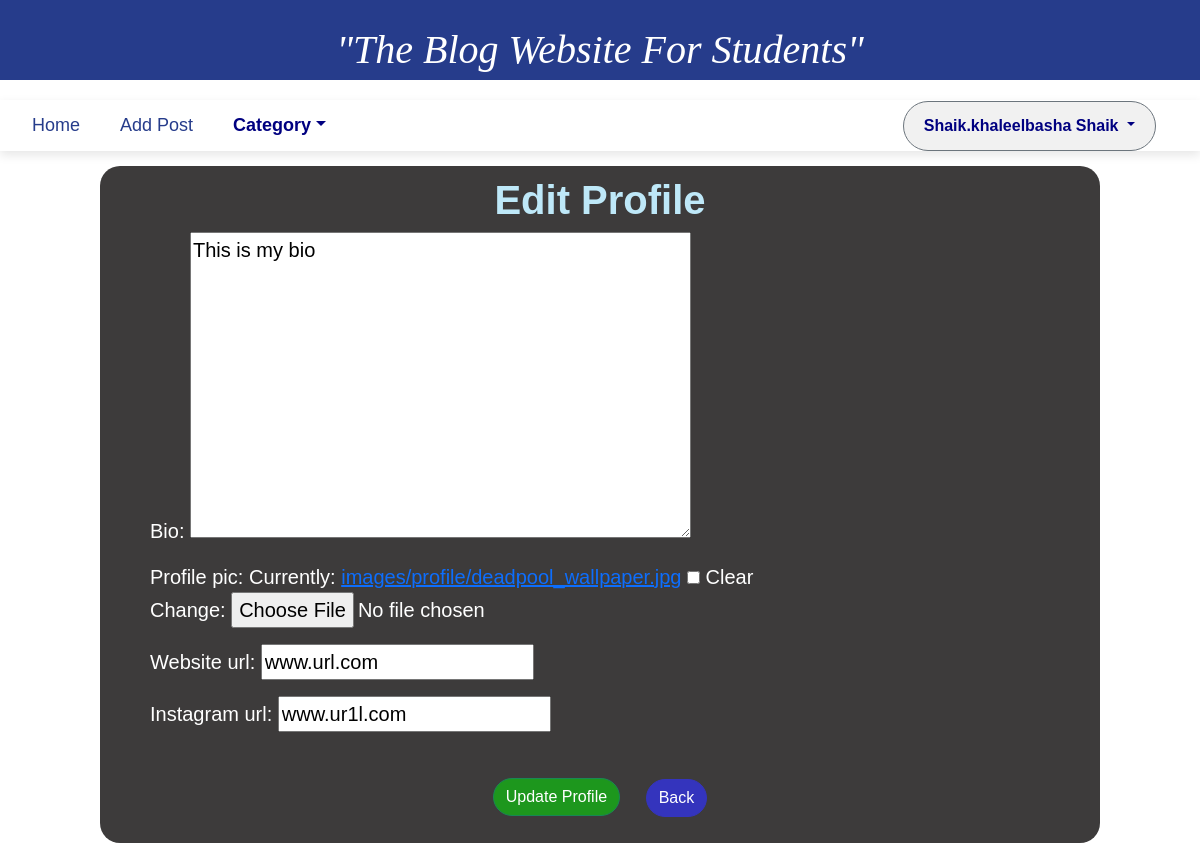
/13/edit_profile/ (signed in), run on the app's committed database.
### home/models.py (models this page shows, shortened)
class Profile(models.Model):
    user = models.OneToOneField(User, null = True, on_delete = models.CASCADE)
    bio = models.TextField()
    profile_pic = models.ImageField(null = True, blank = True, upload_to = "images/profile/")
    website_url = models.CharField(max_length=225 , null = True , blank = True)
    instagram_url = models.CharField(max_length=225 , null = True , blank = True)

### home/views.py (the view)
# urls.py: path('<int:pk>/edit_profile/',EditProfilePageView.as_view(), name = "edit_profile"),
class EditProfilePageView(generic.UpdateView):
    model = Profile
    template_name = 'edit_profile.html'
    fields = ['bio','profile_pic','website_url','instagram_url']
    def get_context_data(self,*args ,**kwargs):
        cat_menu = Category.objects.all()
        context = super(UpdateView, self).get_context_data(*args ,**kwargs)
        context["cat_menu"] = cat_menu
        return context
    success_url = reverse_lazy('landing')

### home/models.py (called while the page is built)
    def __str__(self):
        return self.name

### templates/edit_profile.html (shortened to what this page needs)
{% extends "base.html" %} {% block body %} {% if user.id == profile.user.id %}
<div class='form-group main-div mx-auto'>
    <h1 class="heading">Edit Profile</h1>
    <form class="mx-auto" style="text-decoration: none; width: 900px;" method="POST" enctype="multipart/form-data">
        {% csrf_token %}{{form.as_p}}
        <br>
        <center>
            <grid>
                <button class="btn btn-success update-profile-btn">Update Profile</button>
                <p class="btn btn-dark back-btn">
                    <a href="{% url 'landing' %}">Back</a>
                </p>
            </grid>
        </center>
    </form>
</div>
{% else %}
<h1>Restricted access</h1>
<a href="{% url 'landing' %}"> Home </a> {% endif %} {% endblock body %}

### templates/base.html (shortened to what this page needs)
<!DOCTYPE html>
<html lang="en">
<head>
    {% load static %}
    <link rel="stylesheet" href="{% static 'landingpage.css'%}">
    <link href="https://cdn.jsdelivr.net/npm/bootstrap@5.0.0-beta3/dist/css/bootstrap.min.css" rel="stylesheet" />
</head>
<body id="body">
    <div style="background-color: white; padding-bottom:20px;">
        <center>
            <p class="quote">"The Blog website for students"</p>
        </center>
    </div>
    {% if user.is_authenticated %}
    <nav class="navbar navbar-expand-lg">
        <div class="container-fluid">
            <div class="collapse navbar-collapse" id="navbarSupportedContent">
                <ul class="navbar-nav me-auto mb-2 mb-lg-0">
                    <li class="nav-item">
                        <a class="nav-link active" href="{% url 'landing' %}">Home</a>
                    </li>
                    <li class="nav-item">
                        <a class="nav-link active" href="{% url 'addpost' %}">Add Post</a>
                    </li>
                    {% if cat_menu %}
                    <li class="nav-item dropdown">
                        <a class="nav-link dropdown-toggle" href="#" id="navbarDropdown" role="button" data-bs-toggle="dropdown" aria-expanded="false">Category</a>
                    </li>
                    {% endif %}
                </ul>
            </div>
            <div class="dropdown">
                <button class="btn btn-secondary dropdown-toggle" type="button" id="dropdownMenuButton1" data-bs-toggle="dropdown" aria-expanded="false">
                    {{ user.first_name }} {{ user.last_name }}
                </button>
            </div>
        </div>
    </nav>
    {% block body %} {% endblock body %}
    {% endif %}
</body>
</html>

### static/landingpage.css (style rules this page uses)
.quote { font-family: Century gothic; }

### templates/base.html (style rules this page uses)
body { background-image: url('https://i.pinimg.com/736x/fb/05/88/fb0588a699bdea0ca993d4b53189fa9d.jpg'); background-repeat: no-repeat; background-attachment: fixed; background-size: 1900px 800px; font-family: 'Arial', sans-serif; }
.quote { color: white; text-transform: capitalize; font-size: 40px; font-style: italic; background: #263c8b; padding-top: 20px; margin: 0; }
.navbar { background-color: white; padding: 0; box-shadow: 0px 4px 10px rgba(0, 0, 0, 0.1); }
.navbar-nav .nav-item .nav-link { color: navy; padding: 12px 20px; font-size: 18px; }
.navbar-nav .nav-item .nav-link.active { color: #263c8b; }
.dropdown-toggle { background-color: white; color: navy; font-weight: bold; border-radius: 20px; margin-right: 32px; padding: 10px; }
.btn { border-radius: 30px; font-size: 16px; text-decoration: none; }
.btn-secondary { background-color: #f1f1f1; color: navy; padding: 12px 20px; transition: background-color 0.3s; }

### templates/edit_profile.html (style rules this page uses)
.form-group { width: 85rem; }
h1 { font-family: Century gothic, Sans-serif; color: rgb(190, 232, 248); font-weight: bolder; text-align: center; }
.form-group { width: 1000px; font-size: 20px; background-color: rgb(61, 59, 59); padding: 10px; border-radius: 20px; color: white; margin: 15px 0px; }
.update-profile-btn { margin-bottom: 17px; margin-right: 20px; background-color: rgb(29, 151, 29); color: white; }
.back-btn { text-decoration: none; background-color: rgb(52, 52, 189); border-color: rgb(52, 52, 189); }
.back-btn a { text-decoration: none; color: white; }

### data on the page
Profile: bio "This is my bio", website_url "www.url.com", instagram_url "www.ur1l.com"

### other printed values
{{ user.first_name }} "Shaik.khaleelbasha"
{{ user.last_name }} "Shaik"
